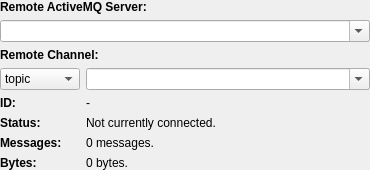
<?xml version="1.0" encoding="UTF-8"?>
<ui version="4.0">
 <class>LocationPropertiesClass</class>
 <widget class="QWidget" name="LocationPropertiesClass">
  <property name="geometry">
   <rect>
    <x>0</x>
    <y>0</y>
    <width>370</width>
    <height>150</height>
   </rect>
  </property>
  <property name="windowTitle">
   <string>LocationProperties</string>
  </property>
  <layout class="QVBoxLayout" name="verticalLayout">
   <property name="spacing">
    <number>6</number>
   </property>
   <property name="margin">
    <number>0</number>
   </property>
   <item>
    <widget class="QLabel" name="label">
     <property name="font">
      <font>
       <weight>75</weight>
       <bold>true</bold>
      </font>
     </property>
     <property name="text">
      <string>Remote ActiveMQ Server:</string>
     </property>
    </widget>
   </item>
   <item>
    <widget class="QComboBox" name="remoteHost">
     <property name="sizePolicy">
      <sizepolicy hsizetype="Preferred" vsizetype="Fixed">
       <horstretch>0</horstretch>
       <verstretch>0</verstretch>
      </sizepolicy>
     </property>
     <property name="editable">
      <bool>true</bool>
     </property>
    </widget>
   </item>
   <item>
    <widget class="QLabel" name="label_3">
     <property name="font">
      <font>
       <weight>75</weight>
       <bold>true</bold>
      </font>
     </property>
     <property name="text">
      <string>Remote Channel:</string>
     </property>
    </widget>
   </item>
   <item>
    <layout class="QHBoxLayout" name="horizontalLayout">
     <item>
      <widget class="QComboBox" name="channelType">
       <property name="sizePolicy">
        <sizepolicy hsizetype="Minimum" vsizetype="Fixed">
         <horstretch>0</horstretch>
         <verstretch>0</verstretch>
        </sizepolicy>
       </property>
       <property name="minimumSize">
        <size>
         <width>80</width>
         <height>0</height>
        </size>
       </property>
       <item>
        <property name="text">
         <string>topic</string>
        </property>
       </item>
       <item>
        <property name="text">
         <string>queue</string>
        </property>
       </item>
      </widget>
     </item>
     <item>
      <widget class="QComboBox" name="channel">
       <property name="sizePolicy">
        <sizepolicy hsizetype="MinimumExpanding" vsizetype="Fixed">
         <horstretch>0</horstretch>
         <verstretch>0</verstretch>
        </sizepolicy>
       </property>
       <property name="editable">
        <bool>true</bool>
       </property>
      </widget>
     </item>
    </layout>
   </item>
   <item>
    <layout class="QGridLayout" name="gridLayout">
     <item row="1" column="0">
      <widget class="QLabel" name="statusLabel">
       <property name="sizePolicy">
        <sizepolicy hsizetype="Minimum" vsizetype="Preferred">
         <horstretch>0</horstretch>
         <verstretch>0</verstretch>
        </sizepolicy>
       </property>
       <property name="minimumSize">
        <size>
         <width>80</width>
         <height>0</height>
        </size>
       </property>
       <property name="font">
        <font>
         <weight>75</weight>
         <bold>true</bold>
        </font>
       </property>
       <property name="text">
        <string>Status:</string>
       </property>
      </widget>
     </item>
     <item row="1" column="1">
      <widget class="QLabel" name="status">
       <property name="sizePolicy">
        <sizepolicy hsizetype="MinimumExpanding" vsizetype="Preferred">
         <horstretch>0</horstretch>
         <verstretch>0</verstretch>
        </sizepolicy>
       </property>
       <property name="text">
        <string>Not currently connected.</string>
       </property>
      </widget>
     </item>
     <item row="2" column="0">
      <widget class="QLabel" name="messagesLabel">
       <property name="sizePolicy">
        <sizepolicy hsizetype="Minimum" vsizetype="Preferred">
         <horstretch>0</horstretch>
         <verstretch>0</verstretch>
        </sizepolicy>
       </property>
       <property name="minimumSize">
        <size>
         <width>80</width>
         <height>0</height>
        </size>
       </property>
       <property name="font">
        <font>
         <weight>75</weight>
         <bold>true</bold>
        </font>
       </property>
       <property name="text">
        <string>Messages:</string>
       </property>
      </widget>
     </item>
     <item row="2" column="1">
      <widget class="QLabel" name="messages">
       <property name="sizePolicy">
        <sizepolicy hsizetype="MinimumExpanding" vsizetype="Preferred">
         <horstretch>0</horstretch>
         <verstretch>0</verstretch>
        </sizepolicy>
       </property>
       <property name="text">
        <string>0 messages.</string>
       </property>
      </widget>
     </item>
     <item row="3" column="0">
      <widget class="QLabel" name="bytesLabel">
       <property name="sizePolicy">
        <sizepolicy hsizetype="Minimum" vsizetype="Preferred">
         <horstretch>0</horstretch>
         <verstretch>0</verstretch>
        </sizepolicy>
       </property>
       <property name="minimumSize">
        <size>
         <width>80</width>
         <height>0</height>
        </size>
       </property>
       <property name="font">
        <font>
         <weight>75</weight>
         <bold>true</bold>
        </font>
       </property>
       <property name="text">
        <string>Bytes:</string>
       </property>
      </widget>
     </item>
     <item row="3" column="1">
      <widget class="QLabel" name="bytes">
       <property name="sizePolicy">
        <sizepolicy hsizetype="MinimumExpanding" vsizetype="Preferred">
         <horstretch>0</horstretch>
         <verstretch>0</verstretch>
        </sizepolicy>
       </property>
       <property name="text">
        <string>0 bytes.</string>
       </property>
      </widget>
     </item>
     <item row="0" column="0">
      <widget class="QLabel" name="idLabel">
       <property name="font">
        <font>
         <weight>75</weight>
         <bold>true</bold>
        </font>
       </property>
       <property name="text">
        <string>ID:</string>
       </property>
      </widget>
     </item>
     <item row="0" column="1">
      <widget class="QLabel" name="id">
       <property name="text">
        <string>-</string>
       </property>
       <property name="textFormat">
        <enum>Qt::AutoText</enum>
       </property>
      </widget>
     </item>
    </layout>
   </item>
  </layout>
 </widget>
 <layoutdefault spacing="6" margin="11"/>
 <resources/>
 <connections/>
</ui>
